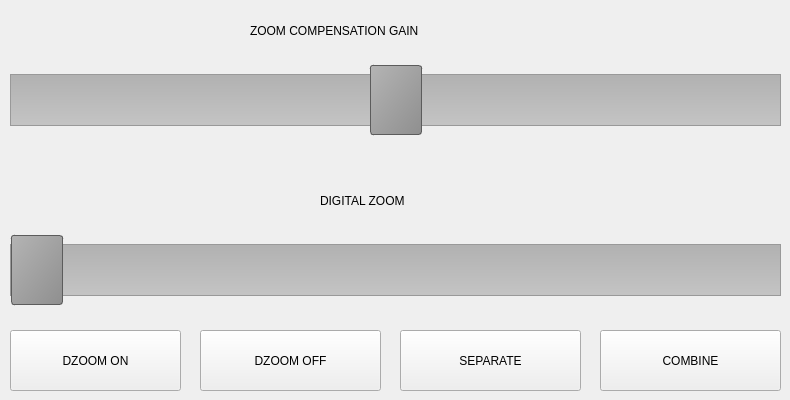
   <widget class="QWidget" name="tabZoom">
    <attribute name="title">
     <string>ZOOM</string>
    </attribute>
    <widget class="QPushButton" name="ButDzoomOn">
     <property name="geometry">
      <rect>
       <x>10</x>
       <y>330</y>
       <width>171</width>
       <height>61</height>
      </rect>
     </property>
     <property name="text">
      <string>DZOOM ON</string>
     </property>
    </widget>
    <widget class="QPushButton" name="ButDzoomOff">
     <property name="geometry">
      <rect>
       <x>200</x>
       <y>330</y>
       <width>181</width>
       <height>61</height>
      </rect>
     </property>
     <property name="text">
      <string>DZOOM OFF</string>
     </property>
    </widget>
    <widget class="QPushButton" name="ButDzoomCombine">
     <property name="geometry">
      <rect>
       <x>600</x>
       <y>330</y>
       <width>181</width>
       <height>61</height>
      </rect>
     </property>
     <property name="text">
      <string>COMBINE</string>
     </property>
    </widget>
    <widget class="QPushButton" name="ButDzoomSeparate">
     <property name="geometry">
      <rect>
       <x>400</x>
       <y>330</y>
       <width>181</width>
       <height>61</height>
      </rect>
     </property>
     <property name="text">
      <string>SEPARATE</string>
     </property>
    </widget>
    <widget class="QSlider" name="SliderDigitalZoom">
     <property name="geometry">
      <rect>
       <x>10</x>
       <y>230</y>
       <width>771</width>
       <height>81</height>
      </rect>
     </property>
     <property name="styleSheet">
      <string notr="true">QSlider::groove:horizontal {
    border: 1px solid #999999;
    height: 50px; /* the groove expands to the size of the slider by default. by giving it a height, it has a fixed size */
    background: qlineargradient(x1:0, y1:0, x2:0, y2:1, stop:0 #B1B1B1, stop:1 #c4c4c4);
    margin: 2px 0;
}

QSlider::handle:horizontal {
    background: qlineargradient(x1:0, y1:0, x2:1, y2:1, stop:0 #b4b4b4, stop:1 #8f8f8f);
    border: 1px solid #5c5c5c;
    width: 50px;
    margin: -10px 0 ; /* handle is placed by default on the contents rect of the groove. Expand outside the groove */
    border-radius: 3px;
}</string>
     </property>
     <property name="maximum">
      <number>235</number>
     </property>
     <property name="singleStep">
      <number>1</number>
     </property>
     <property name="pageStep">
      <number>10</number>
     </property>
     <property name="value">
      <number>0</number>
     </property>
     <property name="tracking">
      <bool>true</bool>
     </property>
     <property name="orientation">
      <enum>Qt::Horizontal</enum>
     </property>
    </widget>
    <widget class="QSlider" name="SliderZoomComp">
     <property name="geometry">
      <rect>
       <x>10</x>
       <y>60</y>
       <width>771</width>
       <height>81</height>
      </rect>
     </property>
     <property name="styleSheet">
      <string notr="true">QSlider::groove:horizontal {
    border: 1px solid #999999;
    height: 50px; /* the groove expands to the size of the slider by default. by giving it a height, it has a fixed size */
    background: qlineargradient(x1:0, y1:0, x2:0, y2:1, stop:0 #B1B1B1, stop:1 #c4c4c4);
    margin: 2px 0;
}

QSlider::handle:horizontal {
    background: qlineargradient(x1:0, y1:0, x2:1, y2:1, stop:0 #b4b4b4, stop:1 #8f8f8f);
    border: 1px solid #5c5c5c;
    width: 50px;
    margin: -10px 0 ; /* handle is placed by default on the contents rect of the groove. Expand outside the groove */
    border-radius: 3px;
}</string>
     </property>
     <property name="maximum">
      <number>200</number>
     </property>
     <property name="singleStep">
      <number>1</number>
     </property>
     <property name="pageStep">
      <number>10</number>
     </property>
     <property name="value">
      <number>100</number>
     </property>
     <property name="tracking">
      <bool>true</bool>
     </property>
     <property name="orientation">
      <enum>Qt::Horizontal</enum>
     </property>
    </widget>
    <widget class="QLabel" name="label_21">
     <property name="geometry">
      <rect>
       <x>250</x>
       <y>0</y>
       <width>291</width>
       <height>61</height>
      </rect>
     </property>
     <property name="text">
      <string>ZOOM COMPENSATION GAIN</string>
     </property>
    </widget>
    <widget class="QLabel" name="label_22">
     <property name="geometry">
      <rect>
       <x>320</x>
       <y>170</y>
       <width>161</width>
       <height>61</height>
      </rect>
     </property>
     <property name="text">
      <string>DIGITAL ZOOM</string>
     </property>
    </widget>
   </widget>
